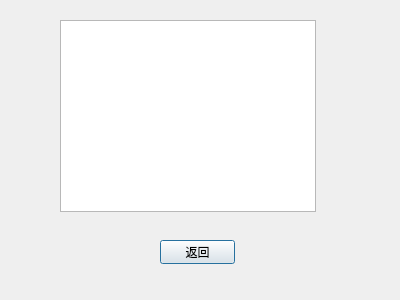
<?xml version="1.0" encoding="UTF-8"?>
<ui version="4.0">
 <class>Sub</class>
 <widget class="QDialog" name="Sub">
  <property name="geometry">
   <rect>
    <x>0</x>
    <y>0</y>
    <width>400</width>
    <height>300</height>
   </rect>
  </property>
  <property name="windowTitle">
   <string>Dialog</string>
  </property>
  <widget class="QPushButton" name="back_Button">
   <property name="geometry">
    <rect>
     <x>160</x>
     <y>240</y>
     <width>75</width>
     <height>24</height>
    </rect>
   </property>
   <property name="text">
    <string>返回</string>
   </property>
  </widget>
  <widget class="QTextBrowser" name="text_Browser">
   <property name="geometry">
    <rect>
     <x>60</x>
     <y>20</y>
     <width>256</width>
     <height>192</height>
    </rect>
   </property>
  </widget>
 </widget>
 <resources/>
 <connections/>
</ui>
